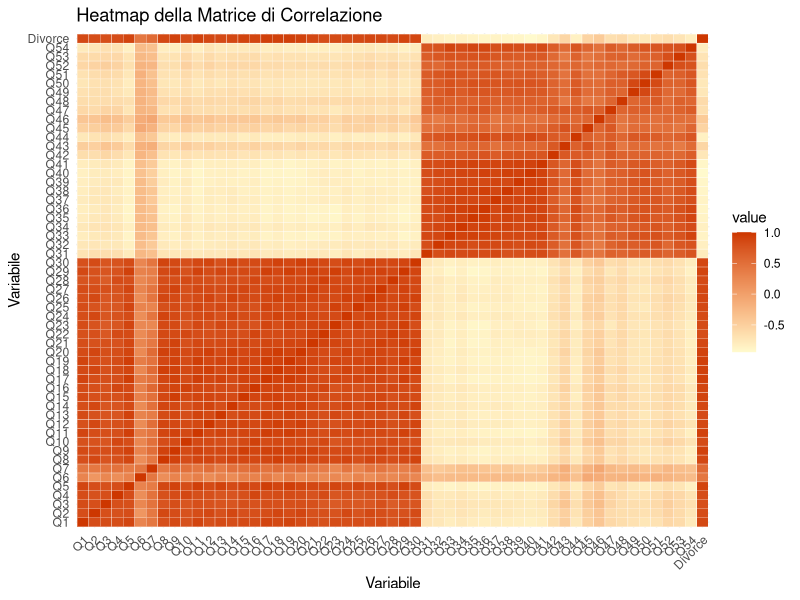
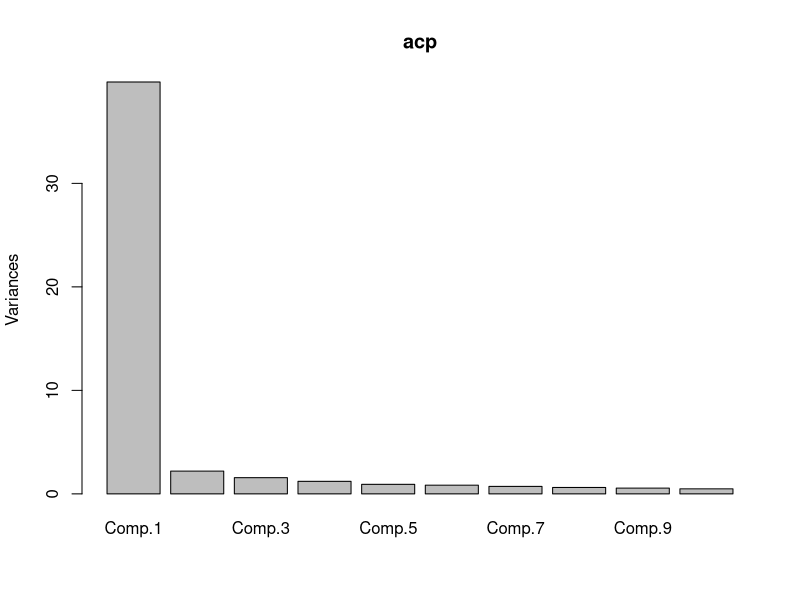
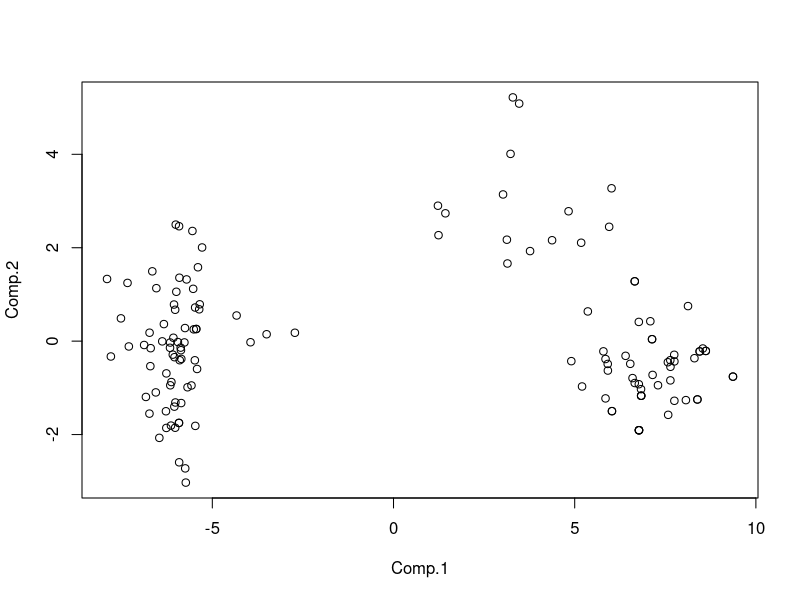

Write the R code that produced these figures, in order. (Note: this script raises an error after producing the figures.)

###
library(readr)
library(corrplot) 
library(ggplot2)

###


divorce_data <- read.csv("divorce_data.csv", sep = ";")


########### FASE 1. ANALISI PRELIMINARE ############

### VERIFICA DELLA TIPOLOGIA DI VARIABILI
# devono essere tutte type factor, dato che le risposte al sondaggio possono
# essere solo: 0, 1, 2, 3, 4, 5
# anche la variabile risposta "Divorce" deve essere type factor


str(divorce_data)

# tutte le variabili sono type int: le trasformo in type factor

# for (col in names(divorce_data)) {
#   if (is.numeric(divorce_data[[col]])) {
#     divorce_data[[col]] <- as.factor(divorce_data[[col]])
#   }
# }

# str(divorce_data)
# da fare dopo se no non si può calcolare la correlazione



### DIVIDIAMO IN TRAINING E TEST

train_size <- floor(0.80*nrow(divorce_data))
set.seed(12)

train_index <- sample(seq_len(nrow(divorce_data)), size = train_size)
training <- divorce_data[train_index, ]

test <- divorce_data[-train_index, ]


# salvo i dati originali perima di effettuare pulizia dati
training_original <- training
test_original <- test


# il problema è bilanciato?
# Vediamo se le proporzioni tra le due classi coincidono nei vari dataset
round(prop.table(table(training$Divorce)), 2)
round(prop.table(table(test$Divorce)), 2)
# bilanciato


############# FASE 2. ANALISI ESPLORATIVE ################

### VERIFICA MISSING 
# ci sono valori mancanti?
sum(is.na(divorce_data))
# no

# All responses were collected on a 5 point scale 
# (0=Never, 1=Seldom, 2=Averagely, 3=Frequently, 4=Always).


# controllo se ci sono valori diversi da questi

valori_consentiti <- 0:5

for (col in names(divorce_data)) {
  valori_unici <- unique(divorce_data[[col]])
  valori_non_consentiti <- setdiff(valori_unici, valori_consentiti)
  
  if (length(valori_non_consentiti) > 0) {
    cat("Nel dataset ci sono valori non consentiti nella colonna", col, ":", valori_non_consentiti, "\n")
  }
}

# nessun valore diverso da quelli previsti

##### -> TRAINING

### STATISTICHE DESCRITTIVE
summary(training)


### ANALISI CORRELAZIONE

# da fare dopo la PCA




###### PCA ###### 

matrice_correlazione <- cor(divorce_data)
matrice_correlazione

library(ggplot2)
library(reshape2)
melted_correlation <- reshape2::melt(matrice_correlazione)
melted_correlation$value <- melted_correlation$value

# Crea un heatmap della matrice di correlazione
ggplot(data = melted_correlation, aes(Var2, Var1, fill = value)) +
  geom_tile(color = "white") +
  scale_fill_gradient(low = "lemonchiffon", high = "orangered3") +
  theme_minimal() +
  theme(axis.text.x = element_text(angle = 45, hjust = 1)) +
  labs(title = "Heatmap della Matrice di Correlazione",
       x = "Variabile",
       y = "Variabile")


acp <- princomp(training[,-55], cor=T)
summary(acp)
screeplot(acp)

plot(acp$scores)
text(acp$scores, rownames(nuovi_dati))
abline(h=0, v=0)

biplot(acp)


x <- prcomp(training, scale. = TRUE)
ses <- x$rotation
ses
options(max.print = 10000000)

loadings_1 <- reshape2::melt(ses)
loadings_1$value <- loadings_1$value
loadings_1

melted_correlation <- reshape2::melt(matrice_correlazione)
melted_correlation$value <- melted_correlation$value

# Crea un heatmap della matrice di correlazione
ggplot(data = loadings_1, aes(Var2, Var1, fill = value)) +
  geom_tile(color = "white") +
  geom_text(aes(label=round(value, 2)), size=2) +
  scale_fill_gradient(low = "lemonchiffon", high = "orangered4") +
  theme_minimal() +
  theme(axis.text.x = element_text(angle = 45, hjust = 1)) +
  labs(title = "Heatmap della Componenti Principali",
       x = "Variabile",
       y = "Variabile")
       

## seleziono le prime 10 componenti nella plot
loadings_10PCA <- head(loadings_1, n = 550)
ggplot(data = loadings_10PCA, aes(Var2, Var1, fill = value)) +
  geom_tile(color = "white") +
  geom_text(aes(label=round(value, 2)), size=2) +
  scale_fill_gradient(low = "lemonchiffon", high = "orangered4") +
  theme_minimal() +
  theme(axis.text.x = element_text(angle = 45, hjust = 1)) +
  labs(title = "Heatmap della Componenti Principali",
       x = "Variabile",
       y = "Variabile")

#valori loadings per prime 10 PC
ses_10PCA <- ses[,1:10]
ses_10PCA

## Eigenvalues
# number of row and num of column 
n <- nrow(divorce_data)
p <- ncol(divorce_data)


# mean and std
medie <- colMeans(divorce_data)
scarto <- apply(divorce_data, 2, sd)
descriptive<-round(cbind(medie, sigma),2)

## PCA stating from covariance matrix
# covariance:
sigma <- cov(divorce_data)
options(max.print=10000000000000000000000000000000000000000000000000)
sigma


# The goal is to calculate the eigenvalues and eigenvectors of the calculated covariance matrix:
eigen(sigma)
autoval <- eigen(sigma)$values
autovec <- eigen(sigma)$vectors

## PCA starting form correlation matrix
# correlation:
rho <- cor(divorce_data)

# The goal is to calculate the eigenvalues and eigenvectors of the calculated correlation matrix:
eigen(rho)
autoval <- eigen(rho)$values
autovec <- eigen(rho)$vectors

# Analysis of the eigenvalues
pvarsp = autoval/p
pvarspcum = cumsum(pvarsp)
pvarsp

###PCA 10 gruppi

gruppo1 <- training[,c(1,3,4,11)]
gruppo2 <- training[,c(5,8,9)]
gruppo3 <- training[,c(6,7)]
gruppo4 <- training[,c(10,12:20)]
gruppo5 <- training[,21:30]
gruppo6 <- training[,31:41]
gruppo7 <- training[,39:40]
gruppo8 <- training[,42:47]
gruppo9 <- training[,48:51]
gruppo10 <- training[,52:54]




